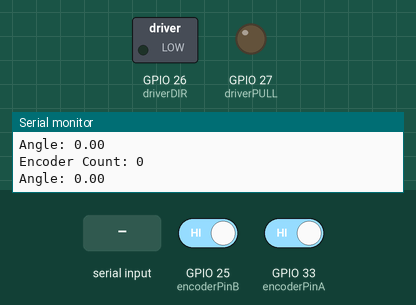
Simulated run of this sketch. Board: ESP32. Parts: switched loads named in the sketch (green lamp = pin HIGH), output pins drawn as LEDs (lit = HIGH), the last lines printed to the serial monitor. The test bench sets the inputs (shaded band); at power-on: GPIO 25 (encoderPinB) HIGH, GPIO 33 (encoderPinA) HIGH.

Above: at 1.2 s.
1.3 s: "90,45\n" received over Serial
At 1.7 s:
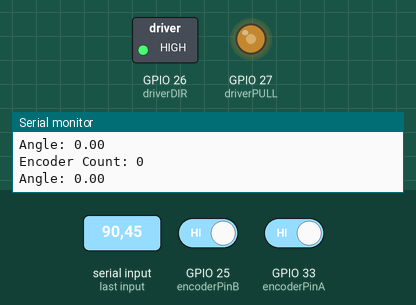
At 2.6 s:
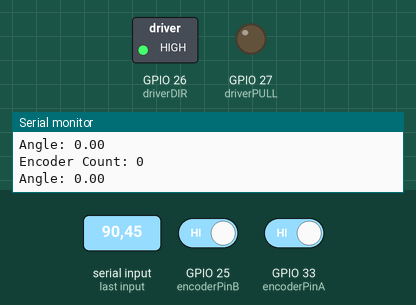
3.6 s: "1,90\n" received over Serial
At 5.0 s:
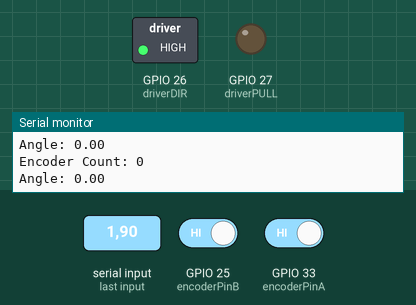
Timing chart, 0 to 6.6 s (numbered marks = the images above; inputs shaded):
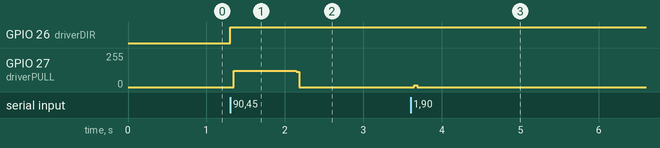

Measured:
- after the input at 1.3 s, GPIO 26 (driverDIR): LOW → HIGH at once; GPIO 27 (driverPULL): 0/255 → 122/255 at once, → 0/255 0.80 s later
- after the input at 3.6 s, GPIO 27 (driverPULL): 0/255 → 13/255 at once, → 0/255 0.04 s later

The sketch:

ESP32_actuator_test.ino
```cpp
// Define the pins connected to the stepper driver
int driverPULL = 27; // PULL- pin
int driverDIR = 26;  // DIR- pin
int encoderPinA = 33; // Encoder pin A
int encoderPinB = 25; // Encoder pin B

// Define the steps per revolution for your motor (e.g., 200 for a 1.8-degree step motor)
#define STEPS_PER_REV 1600

// Define the delay between steps in microseconds (this controls the speed)
int stepDelay = 1000; // Adjust this value to change the speed

long currentSteps = 0; // Variable to keep track of the current steps
volatile long encoderCount = 0; // Variable to store encoder position
volatile int lastEncoded = 0;

// Timer to periodically print encoder values
unsigned long lastPrintTime = 0;
unsigned long printInterval = 500; // Print every 500ms

volatile bool stopMotor = false; // Variable to signal stopping the motor
volatile bool newCommandReceived = false; // Variable to signal new command

// Forward declaration of the updateEncoder function
void updateEncoder();

void setup() {
  // Set the pin modes
  pinMode(driverPULL, OUTPUT);
  pinMode(driverDIR, OUTPUT);
  pinMode(encoderPinA, INPUT_PULLUP);
  pinMode(encoderPinB, INPUT_PULLUP);

  // Initialize serial communication at 115200 bits per second
  Serial.begin(115200);

  // Attach interrupts to the encoder pins
  attachInterrupt(digitalPinToInterrupt(encoderPinA), updateEncoder, CHANGE);
  attachInterrupt(digitalPinToInterrupt(encoderPinB), updateEncoder, CHANGE);

  // Print a message to indicate setup is complete
  Serial.println("Setup complete.");
}

void loop() {
  if (Serial.available() > 0) {
    // If there's serial data available
    String input = Serial.readStringUntil('\n');
    input.trim(); // Remove any extra whitespace

    switch (input.charAt(0)) {
      case 'R': // Handle RESET command
        if (input == "RESET") {
          resetAngle();
        }
        break;
      case 'S': // Handle STOP command
        if (input == "STOP") {
          stopMotor = true; // Set the flag to stop the motor
        }
        break;
      case 'V': // Handle VELOCITY command
        if (input.startsWith("VELOCITY ")) {
          int velocity = input.substring(9).toInt();
          setMotorVelocity(velocity);
        }
        break;
      default: // Handle target angle input
        float targetAngle = input.toFloat();
        stopMotor = false; // Clear the stop flag before starting a new move
        newCommandReceived = true;
        moveToAngle(targetAngle); // Move to the specified angle
        break;
    }
  }

  // Print the encoder value to the serial monitor if it has changed
  if (millis() - lastPrintTime >= printInterval) {
    Serial.print("Encoder Count: ");
    Serial.println(encoderCount);
    Serial.print("Angle: ");
    Serial.println(encoderToAngle(encoderCount));
    lastPrintTime = millis();
  }
}

void moveToAngle(float targetAngle) {
  // Convert the target angle to steps
  long targetSteps = (targetAngle / 360.0) * STEPS_PER_REV;
  // Update the current steps

  currentSteps = (encoderToAngle(encoderCount) / 360.0) * STEPS_PER_REV;

  long stepsToMove = targetSteps - currentSteps;
  // Move the stepper motor to the target position
  moveStepper(stepsToMove);
}

void moveStepper(long steps) {
  if (steps >= 0) {
    // Set direction to clockwise
    digitalWrite(driverDIR, HIGH);
  } else {
    // Set direction to counter-clockwise
    digitalWrite(driverDIR, LOW);
    steps = -steps; // Make steps positive for the loop
  }

  // Generate the step pulses
  for (long i = 0; i < steps; i++) {
    if (stopMotor) {
      Serial.println("Motor stopped.");
      return; // Exit the loop if stop command is received
    }

    if (Serial.available() > 0) {
      // If a new command is received
      newCommandReceived = true;
      Serial.println("New command received.");
      return; // Exit the loop to handle the new command
    }

    digitalWrite(driverPULL, HIGH);
    delayMicroseconds(stepDelay); // Wait for a short period
    digitalWrite(driverPULL, LOW);
    delayMicroseconds(stepDelay); // Wait for a short period
  }
}

// Function to reset the angle to zero
void resetAngle() {
  noInterrupts();
  encoderCount = 0; // Reset the encoder position to 0
  currentSteps = 0; // Reset the current steps to 0
  interrupts();
  Serial.println("Angle reset to zero.");
}

// Interrupt service routine to update the encoder count
void updateEncoder() {
  int MSB = digitalRead(encoderPinA); // Most significant bit
  int LSB = digitalRead(encoderPinB); // Least significant bit

  int encoded = (MSB << 1) | LSB; // Convert the 2 pin values to a single number
  int sum = (lastEncoded << 2) | encoded; // Combine it with the previous encoded value

  // Update encoder count based on the direction of rotation
  if (sum == 0b1101 || sum == 0b0100 || sum == 0b0010 || sum == 0b1011) encoderCount--;
  if (sum == 0b1110 || sum == 0b0111 || sum == 0b0001 || sum == 0b1000) encoderCount++;

  lastEncoded = encoded; // Store this value for next time
}

// Function to convert encoder count to angle
float encoderToAngle(long count) {
  return (float)count * 0.09;
}

// Function to set motor velocity
void setMotorVelocity(int velocity) {
  if (velocity > 0) {
    stepDelay = 1000000 / velocity; // Calculate delay in microseconds
    Serial.print("Motor velocity set to ");
    Serial.print(velocity);
    Serial.println(" steps per second.");
  } else {
    Serial.println("Invalid velocity value.");
  }
}
```
